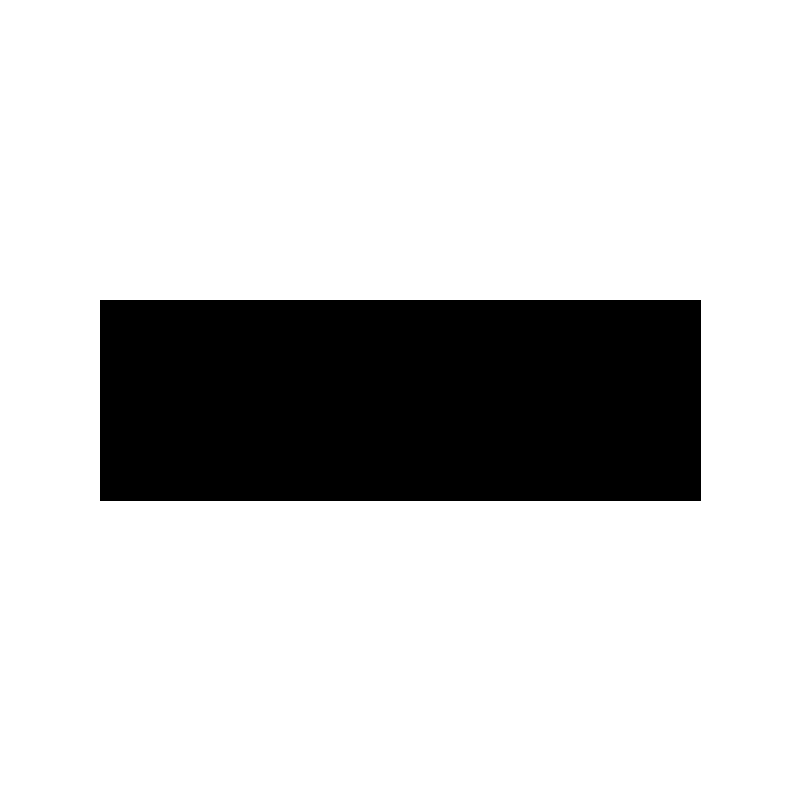
Frame 1 (no input)
Frame 60 (the mouse pressed at the canvas centre just before this capture): identical to frame 1, image omitted
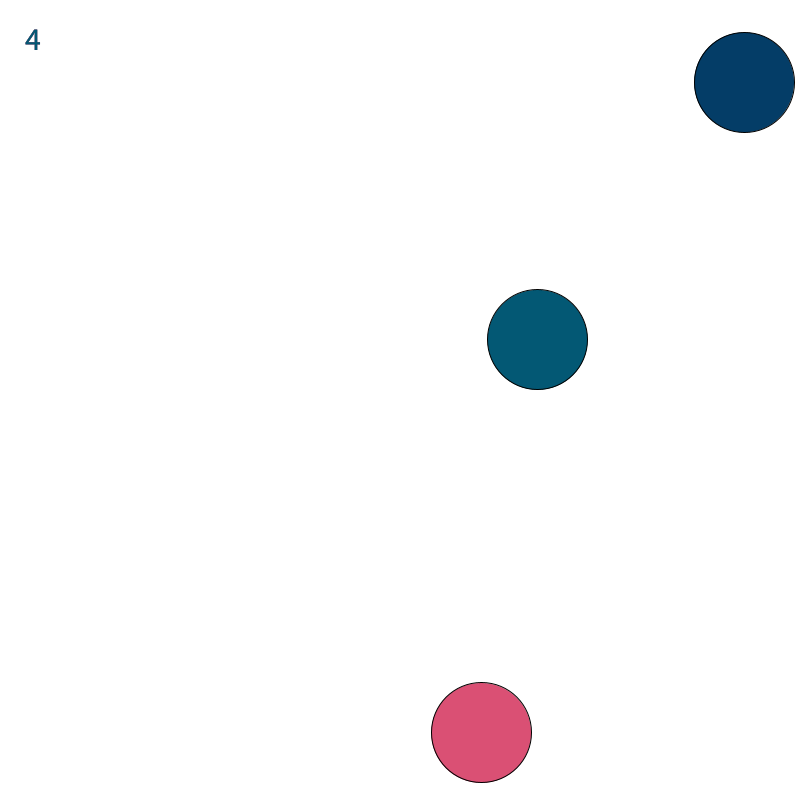
Frame 120 (the mouse held since frame 60 and released just before this capture)

The Processing sketch that drew these frames (run headless with seeded random() and noise(); from frame 60 on, the mouse is pressed at the canvas centre):

// Processing sketch: Bounce
// ── Bounce.pde
// State Variables Demo
// Sept 28, 2017

//globals
float buttonX, buttonY, buttonWidth, buttonHeight;
float buttonTop, buttonBottom, buttonLeftSide, buttonRightSide;
float[] ballX, ballY, ballSize, dxBall, dyBall;
float[] r,g,b;
int numberOfBalls;
int state;
int bounceCounter;

void setup() {
  size(800, 800);

  state = 0;
  bounceCounter = 0;
  numberOfBalls = 3;

  //declare where the button should be
  buttonX = width/2;
  buttonY = height/2;
  buttonWidth = 600;
  buttonHeight = 200;

  //calculate sides of button
  buttonTop = buttonY;
  buttonBottom = buttonY + buttonHeight;
  buttonLeftSide = buttonX;
  buttonRightSide = buttonX + buttonWidth;
  
  //make space in ram for the arrays
  ballX = new float[numberOfBalls];
  ballY = new float[numberOfBalls];
  ballSize = new float[numberOfBalls];
  dxBall = new float[numberOfBalls];
  dyBall = new float[numberOfBalls];
  r = new float[numberOfBalls];
  g = new float[numberOfBalls];
  b = new float[numberOfBalls];

  //set values for ball
  for (int i = 0; i < numberOfBalls; i++) {
    ballX[i] = random(ballSize[i], width-ballSize[i]);
    ballY[i] = random(ballSize[i], width-ballSize[i]);
    ballSize[i] = 100;//random(10,100);
    dxBall[i] = random(-20, 20);
    dyBall[i] = random(-20, 20);
    r[i] = random(255);
    g[i] = random(255);
    b[i] = random(255);
  }
}

void draw() {
  background(255);
  if (state == 0) {  //start screen
    displayButton();
  } else if (state == 1) {  //bouncing ball part
    bounceBall();
    detectOtherBall();
    //checkIfGameDone();
  } else if (state == 2) {  //ending screen
    endingScreen();
  }
}

void endingScreen() {
  background(0);
  fill(255);
  textSize(72);
  textAlign(CENTER, CENTER);
  text("Game Over", width/2, height/2);

  textSize(30);
  text("Press any key to reset the game", width/2, height/2 + 75);
}

void checkIfGameDone() {
  if (bounceCounter >= 10) {
    state = 2;
  }
}

void bounceBall() {
  //move ball
  for (int i = 0; i < numberOfBalls; i++) {
    ballX[i] += dxBall[i];
    ballY[i] += dyBall[i];
  

    bounceIfRequired(i);
    displayBounces();

    //display ball
    fill(r[i],g[i],b[i]);
    ellipse(ballX[i], ballY[i], ballSize[i], ballSize[i]);
  }
}

void displayBounces() {
  textAlign(LEFT);
  textSize(32);
  text(bounceCounter, 25, 50);
}

void bounceIfRequired(int ballNumber) {
  //is it hitting the right or left side?
  if ( (ballX[ballNumber] > width - ballSize[ballNumber]/2) || (ballX[ballNumber] < 0 + ballSize[ballNumber]/2) ) {
    dxBall[ballNumber] *= -1;
    //bounceCounter++;
  }

  //is it hitting the top or bottom?
  if ( (ballY[ballNumber] > height - ballSize[ballNumber]/2) || (ballY[ballNumber] < 0 + ballSize[ballNumber]/2) ) {
    dyBall[ballNumber] *= -1;
    //bounceCounter++;
  }
}

boolean mouseIsOnButton() {
  return ((mouseX > width/2 - 300) &&
    (mouseX < width/2 + 300) &&
    (mouseY > height/2 - 150) &&
    (mouseY < height/2 + 150));
}

void displayButton() {
  if (mouseIsOnButton() ) {
    fill(255, 0, 0);
  } else {
    fill(0);
  }
  rectMode(CENTER);
  rect(buttonX, buttonY, buttonWidth, buttonHeight);
}

void mousePressed() {
  if (mouseIsOnButton()) {
    background(255);
    state = 1;
  }
}

void keyPressed() {
  if (state == 2) { //if on ending screen
    state = 0;
    bounceCounter = 0;
  }
}

void detectOtherBall() {
  for (int i = 0; i < numberOfBalls; i++) {
    for (int o = 0; o < numberOfBalls; o++) {
      //don't check for collision with itself
      if ( i != o) {
        float distanceBetweenBalls = dist(ballX[i],ballY[i],ballX[o],ballY[o]);
        float sumOfRadii = ballSize[i]/2 + ballSize[o]/2;
        
        if (distanceBetweenBalls <= sumOfRadii) {
          bounceCounter++;
          dxBall[i] *= -1;
          dyBall[i] *= -1;
          //dxBall[o] *= -1;
          //dyBall[o] *= -1;
        }
      }
    }
  }
}
